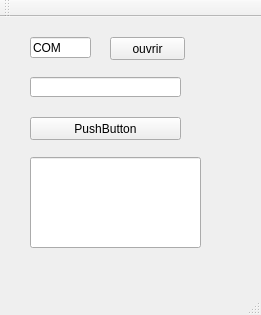
<?xml version="1.0" encoding="UTF-8"?>
<ui version="4.0">
 <class>LoraKit</class>
 <widget class="QMainWindow" name="LoraKit">
  <property name="geometry">
   <rect>
    <x>0</x>
    <y>0</y>
    <width>261</width>
    <height>315</height>
   </rect>
  </property>
  <property name="windowTitle">
   <string>LoraKit</string>
  </property>
  <widget class="QWidget" name="centralWidget">
   <widget class="QLineEdit" name="lineEdit_2">
    <property name="geometry">
     <rect>
      <x>30</x>
      <y>60</y>
      <width>151</width>
      <height>20</height>
     </rect>
    </property>
   </widget>
   <widget class="QPushButton" name="pushButton">
    <property name="geometry">
     <rect>
      <x>110</x>
      <y>20</y>
      <width>75</width>
      <height>23</height>
     </rect>
    </property>
    <property name="text">
     <string>ouvrir</string>
    </property>
   </widget>
   <widget class="QPushButton" name="pushButton_2">
    <property name="geometry">
     <rect>
      <x>30</x>
      <y>100</y>
      <width>151</width>
      <height>23</height>
     </rect>
    </property>
    <property name="text">
     <string>PushButton</string>
    </property>
   </widget>
   <widget class="QLineEdit" name="lineEdit">
    <property name="geometry">
     <rect>
      <x>30</x>
      <y>20</y>
      <width>61</width>
      <height>21</height>
     </rect>
    </property>
    <property name="text">
     <string>COM</string>
    </property>
   </widget>
   <widget class="QLineEdit" name="lineEdit_3">
    <property name="geometry">
     <rect>
      <x>30</x>
      <y>140</y>
      <width>171</width>
      <height>91</height>
     </rect>
    </property>
   </widget>
  </widget>
  <widget class="QMenuBar" name="menuBar">
   <property name="geometry">
    <rect>
     <x>0</x>
     <y>0</y>
     <width>261</width>
     <height>21</height>
    </rect>
   </property>
  </widget>
  <widget class="QToolBar" name="mainToolBar">
   <attribute name="toolBarArea">
    <enum>TopToolBarArea</enum>
   </attribute>
   <attribute name="toolBarBreak">
    <bool>false</bool>
   </attribute>
  </widget>
  <widget class="QStatusBar" name="statusBar"/>
 </widget>
 <layoutdefault spacing="6" margin="11"/>
 <resources/>
 <connections/>
</ui>
